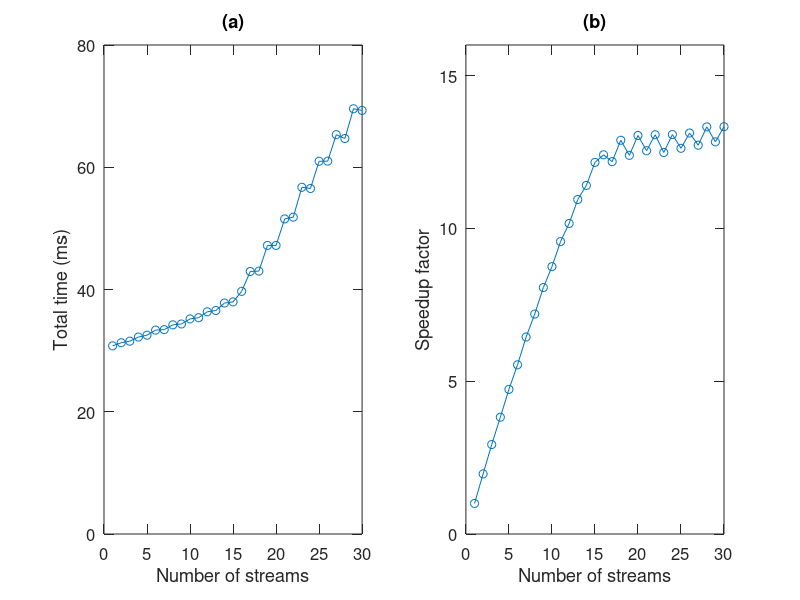

Write MATLAB code to recreate this figure.
clear; font_size=12;
close all;
load t1.txt;
N=size(t1,1);
figure;
subplot(1,2,1);
plot(1:N,t1,'o-');
xlabel('Number of streams','fontsize',font_size);
ylabel('Total time (ms)','fontsize',font_size);
title('(a)');
ylim([0,80]);
set(gca,'fontsize',font_size);
set(gca,'ticklength',get(gca,'ticklength')*2);

subplot(1,2,2);
plot(1:N,t1(1)*(1:N).'./t1,'o-');
xlabel('Number of streams','fontsize',font_size);
ylabel('Speedup factor','fontsize',font_size);
title('(b)');
ylim([0,16]);
set(gca,'fontsize',font_size);
set(gca,'ticklength',get(gca,'ticklength')*2);